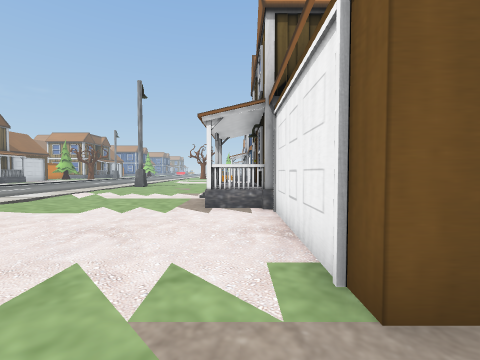
View 1 (above)

24 first-person views from a walk through a 3-D level made in the Unity game engine. The camera is 1.5 m above the floor, tilts 2° down and sees 90° across. The floor is counted in squares, 1.6 m on a side. Each view is taken from the middle of a square. On the plan, view 1 faces up. The plan holds only what a view shows up to about 10 squares ahead; the rest is blank. The place goes on beyond the plan. The player character is not drawn. Some animated figures are not drawn. Some surface patterns are stand-ins.

View 2
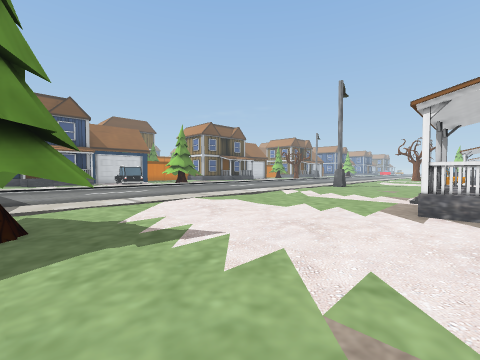

View 3
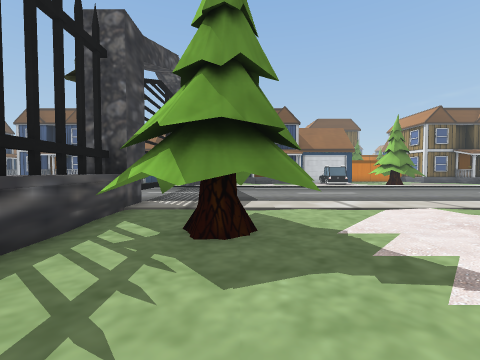

View 4
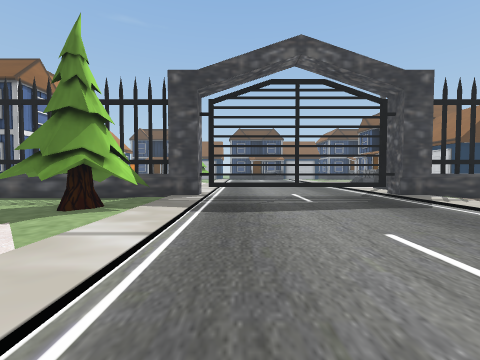

View 5
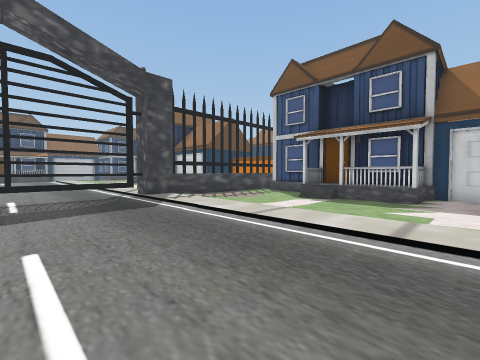

View 6
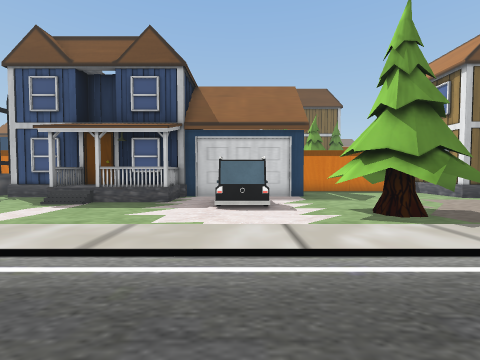

View 7
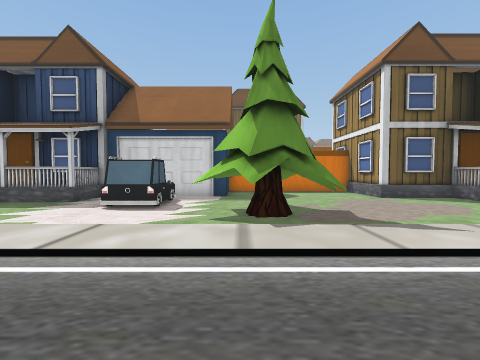

View 8
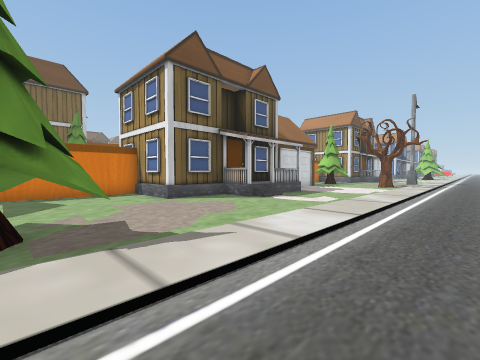

View 9
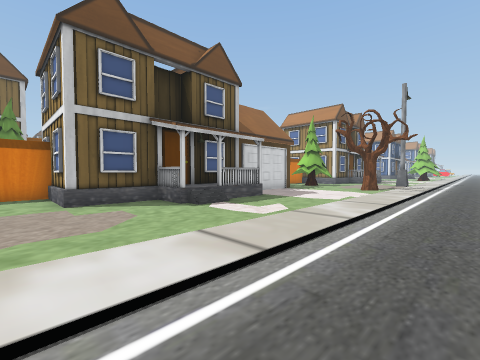

View 10
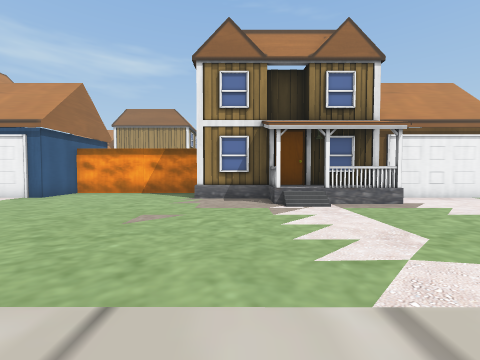

View 11
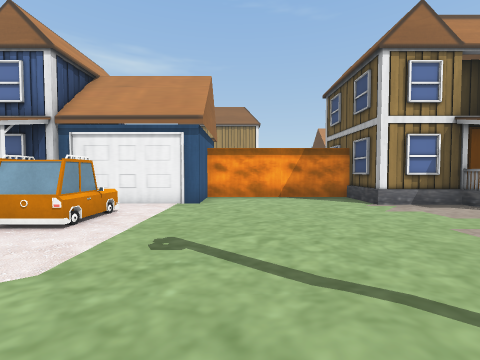

View 12
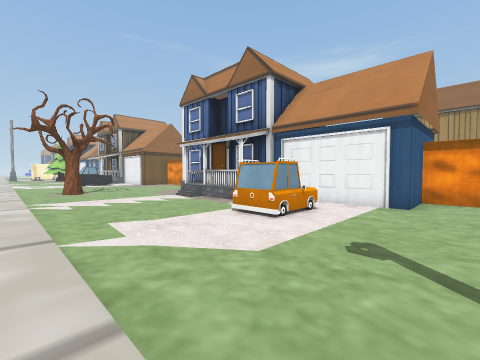

View 13
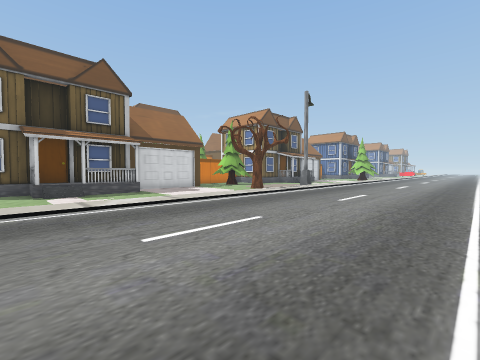

View 14
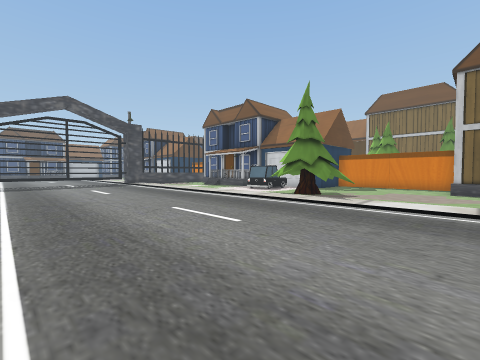

View 15
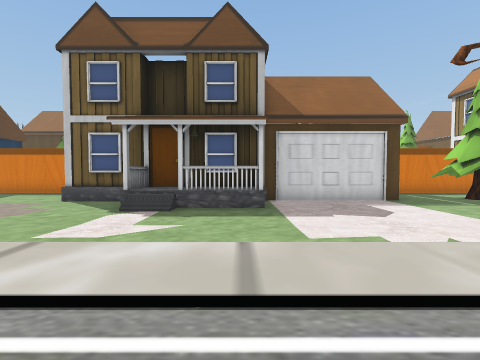

View 16
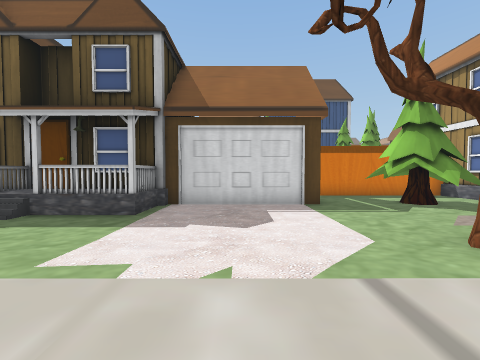

View 17
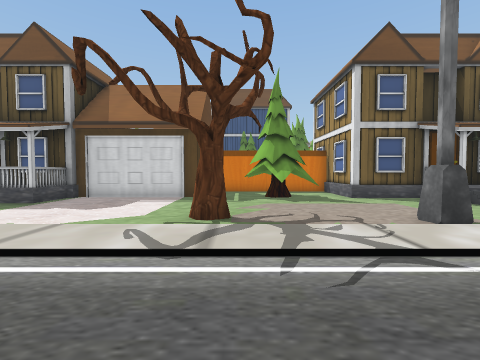

View 18
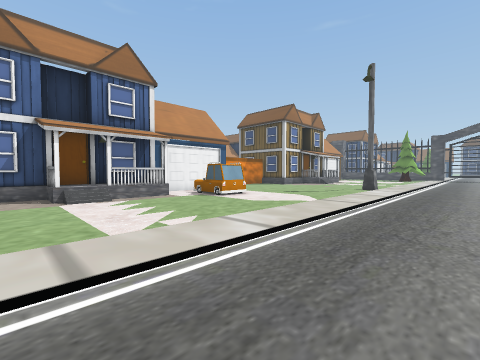

View 19
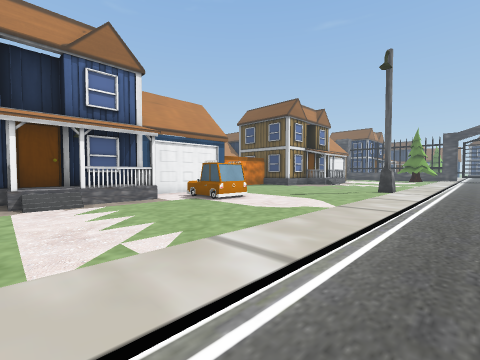

View 20
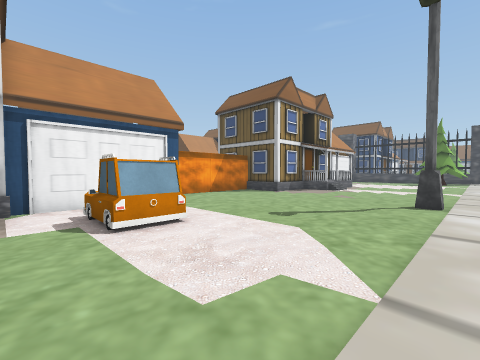

View 21
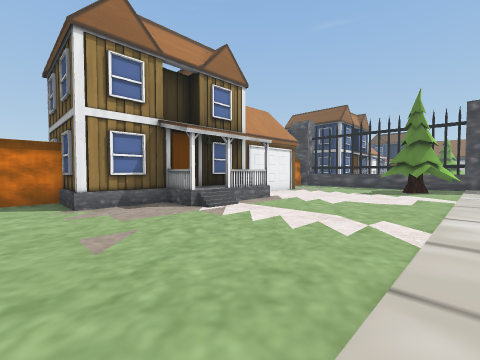

View 22
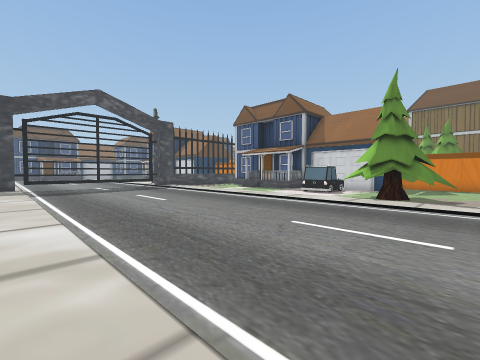

View 23
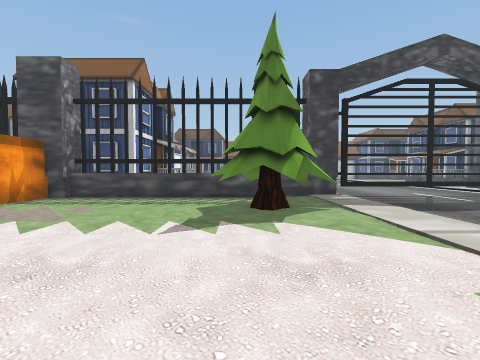

View 24
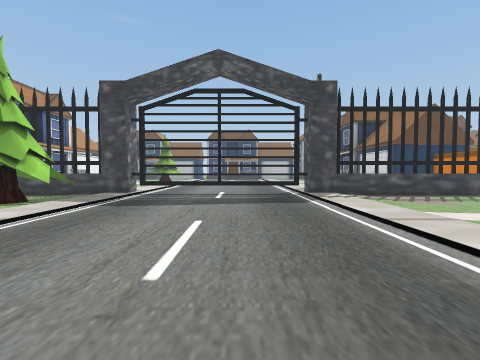

### Floor plan
Key: @ floor where view 1 was taken; # wall or solid block; x gap in a wall; . main floor; : floor 0.25 m higher than the main floor; + floor 0.75 m higher than the main floor; / step, stairs or slope; = window, fence, low wall or low ledge; ^ raised ledge; H house; T tree; C car.
Columns run from 24 left of view 1 to 5 right of it. Each row starts with its distance up from view 1.
 37   HH
 36   H
 35   H HH
 34    H...
 33 HH H....
 32 ####..../
 31 # TT.....:      /:
 30 #TTT.....:.    ./:.TT
 29 #.TTT....:..  ../:..
 28 #.TT...T.:....../:.......H
 27 #......T.:....../:.....HHH
 26    #.....:....../:...../  H
 25    #.....:....../:.....H HH
 24    #.....:....../:.....H HHH
 23    #.....:....../:.....HHHHH
 22    #HH../:....../:....CC.#
 21   HH H../:....../:...CC .#
 20   HH H...:....../:....CC.#
 19   HH /...:....../:.......#
 18   H HH...:....../:.......###
 17   HH.....:....../:.........#
 16   HH.....:....../::........#
 15 ####.....:....../:.........#
 14 #........:....../:.........#
 13 #........:....../:.......HH#HH
 12 #.....TT.:....../:.......HHH
 11 #....TTT.:....../:.......H
 10   ....TTT:....../:.....HHH
  9    #...T/:....../:.....   H
  8    #CC...:....../:.....H HH
  7    # CC./:....../:.....H H
  6    # C...:....../:.....HHHH
  5    #H....:....../:.......#
  4   HHH....:....../::......#
  3   HHH....:....../:.......#
  2   HH+/...:....../:.......##
  1   HHH/../:....../:.TT.....
  0   HH..../:....../:TTT...@..
 -1    H.....:....../:TTTT.....#
 -2    H.....:....../:..T......#
 -3   ^^=##=##======x#==^#==####
 -4          x.......x

Where each view was taken, in squares from view 1:
view 1: 0 up, 0 right, facing up
view 2: 0 up, 0 right, facing up-left
view 3: 0 up, 1 left, facing left
view 4: 6 up, 9 left, facing down
view 5: 6 up, 11 left, facing down-left
view 6: 7 up, 12 left, facing left
view 7: 10 up, 12 left, facing left
view 8: 11 up, 13 left, facing up-left
view 9: 14 up, 13 left, facing up-left
view 10: 11 up, 8 left, facing right
view 11: 17 up, 7 left, facing right
view 12: 17 up, 7 left, facing up-right
view 13: 17 up, 8 left, facing up-left
view 14: 16 up, 8 left, facing down-left
view 15: 21 up, 13 left, facing left
view 16: 24 up, 14 left, facing left
view 17: 28 up, 12 left, facing left
view 18: 28 up, 10 left, facing down-right
view 19: 27 up, 9 left, facing down-right
view 20: 23 up, 7 left, facing down-right
view 21: 14 up, 7 left, facing down-right
view 22: 13 up, 7 left, facing down-left
view 23: 6 up, 4 left, facing down
view 24: 7 up, 12 left, facing down
